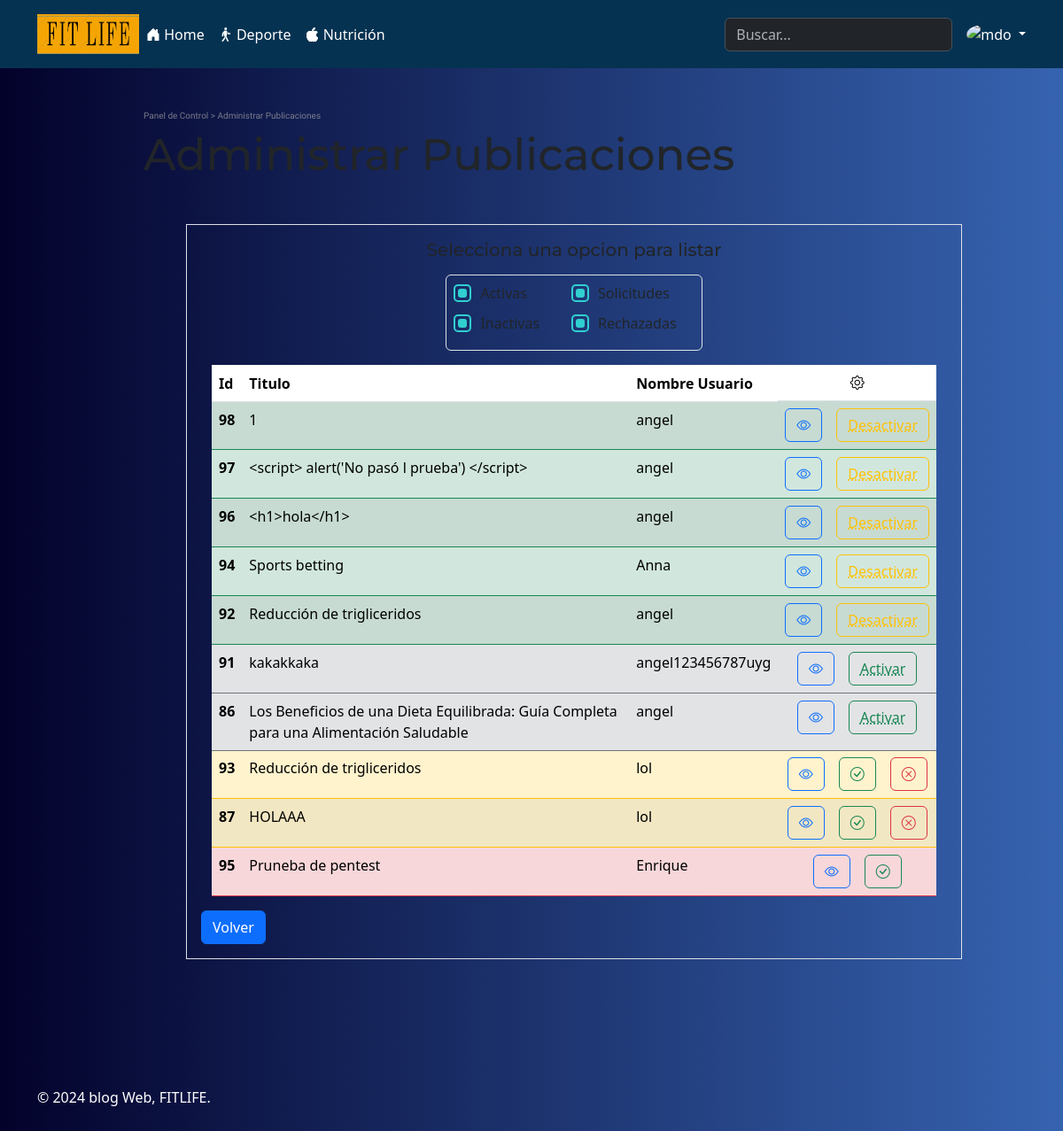
Screenshot of /views/admin_panel_publicaciones.php (signed in) with the database file from the repository.
### tables this page shows
CREATE TABLE `publicaciones` (
  `id` int(11) NOT NULL COMMENT 'id de la publicación',
  `titulo` varchar(200) NOT NULL COMMENT 'titulo de la publicación',
  `extracto` varchar(200) NOT NULL COMMENT 'extracto de la publicación',
  `texto` text NOT NULL COMMENT 'texto de la publicación',
  `thumb` varchar(70) NOT NULL COMMENT 'imagen de la publicación',
  `tema` varchar(50) NOT NULL COMMENT 'tema de la publicación',
  `fecha` timestamp NOT NULL DEFAULT current_timestamp() COMMENT 'fecha de la publicación',
  `creador` varchar(100) NOT NULL COMMENT 'creador de la publicacion',
  `status` varchar(30) NOT NULL,
  `id_usuario` int(11) NOT NULL COMMENT 'id del creador',
  `notificacion` text DEFAULT NULL
);

### functions.php (called while the page is built, shortened)
<?php
function obtener_post_filtro($conexion) {
    $sentencia = $conexion->prepare("SELECT SQL_CALC_FOUND_ROWS * FROM publicaciones ORDER BY fecha DESC");
    $sentencia->execute();
    return $sentencia->fetchAll();
}
?>

### views/admin_panel_publicaciones.php (the view, shortened to what this page needs)
<?php
require '../admin/config.php';
require '../views/header.php';
require '../functions.php';
$conexion = conexion($bd_config);
$posts = obtener_post_filtro( $conexion);
?>
    <section class="container mt-5 w-75">
        <h4 class="migajas-pan">Panel de Control > Administrar Publicaciones</h4>
        <h2 class="panel">Administrar Publicaciones</h2>
        <form class="container m-5 p-3 border">
            <div class="container text-center">
                <div class="container border-1">
                    <div>
                        <div class="container mb-3 text-center">
                            <h4 class="fs-5 Texto">Selecciona una opcion para listar</h4>
                        </div>
                        <div class="btn-group btn-group-toggle border p-2 align-items-center" data-toggle="buttons">
                                <div class="d-flex flex-row gap-3">
                                    <div class="text-center">
                                        <div class="Fila-Filtros-ActInac">
                                            <label class="Labels">
                                                <input type="checkbox" class="Inputs"
                                                        name="Publicaciones-Activas" id="Publicaciones-Activas">
                                            </label>
                                        </div>
                                        <div class="Fila-Filtros-ActInac">
                                            <label class="Labels">
                                                <input type="checkbox" class="Inputs"
                                                        name="Publicaciones-Inactivas" id="Publicaciones-Inactivas">
                                            </label>
                                        </div>
                                    </div>
                                    <div>
                                        <div class="Fila-Filtros-ActInac">
                                            <label class="Labels">
                                                <input type="checkbox" class="Inputs"
                                                        name="Solicitudes-Publicaciones" id="Solicitudes-Publicaciones">
                                                    Solicitudes
                                            </label>
                                        </div>
                                        <div class="Fila-Filtros-ActInac">
                                            <label class="Labels">
                                                <input type="checkbox" class="Inputs"
                                                        name="Publicaciones-Rechazadas" id="Publicaciones-Rechazadas">
                                                    Rechazadas
                                            </label>
                                        </div>
                                    </div>
                                </div>
                        </div>
                    </div>
                </div>
            </div>
            <div class="container mt-3">
                <table class="table table-striped">
                    <thead>
                        <tr>
                        <th scope="col">Id</th>
                        <th scope="col">Titulo</th>
                        <th scope="col">Nombre Usuario</th>
                        <th class="d-flex justify-content-center" scope="col"> <i class="bi bi-gear"></i> </th>
                        </tr>
                    </thead>
                    <tbody>
                            <?php foreach ($posts as $post): ?>
                                <?php if ($post['status'] == 'activo'): ?>
                                    <tr class="activas table-success border-success">
                                        <th scope="row"><?php echo $post['id']; ?></th>
                                        <td><?php echo $post['titulo']; ?></td>
                                        <td><?php echo $post['creador']; ?></td>
                                        <td>
                                            <div class="d-flex justify-content-center gap-3">
                                                <a class="btn btn-outline-primary" href="../single.php?id=<?php echo $post['id']; ?>">
                                                    <abbr title="Ver publicacion">
                                                        <i class="bi bi-eye"></i>
                                                    </abbr>
                                                </a>
                                                <a href="#" class="btn btn-outline-warning" id="desactivar" data-id="<?php echo $post['id']; ?>">
                                                    <abbr title="Desactivar publicacion">
                                                        Desactivar
                                                    </abbr>
                                                </a>
                                            </div>
                                        </td>
                                    </tr>
                                <?php endif; ?>
                            <?php endforeach; ?>
                            <?php foreach ($posts as $post): ?>
                                <?php if ($post['status'] == 'inactivo'): ?>
                                        <tr class="inactivas table-secondary border-secondary">
                                        <th scope="row"><?php echo $post['id'];?></th>
                                        <td><?php echo $post['titulo'] ;?></td>
                                        <td><?php echo $post['creador'];?></td>
                                        <td>
                                            <div class="d-flex justify-content-center gap-3">
                                                <a type="button" class="btn btn-outline-primary" href="../single.php?id=<?php echo $post['id']; ?>">
                                                        <abbr title="Ver publicacion">
                                                            <i class="bi bi-eye"></i>
                                                        </abbr>
                                                </a>
                                                <a href="#" class="btn btn-outline-success"
                                                data-bs-toggle="modal" data-bs-target="#activar-publi" id="aprobar" data-id="<?php echo $post['id']; ?>">
                                                    <abbr title="Activar publicacion">Activar</abbr>
                                                </a>
                                            </div>
                                        </td>
                                        </tr>
                                        <tr>
                                <?php endif; ?>
                            <?php endforeach; ?>
                            <?php foreach ($posts as $post): ?>
                                <?php if ($post['status'] == 'pendiente'): ?>
                                    <tr class="pendientes table-warning border-warning">
                                        <th scope="row"><?php echo $post['id'];?></th>
                                        <td><?php echo $post['titulo'];?></td>
                                        <td><?php echo $post['creador'];?></td>
                                        <td>
                                            <div class="d-flex justify-content-center gap-3">
                                                <a type="button" class="btn btn-outline-primary" href="../single.php?id=<?php echo $post['id']; ?>">
                                                    <abbr title="Ver publicacion">
                                                        <i class="bi bi-eye"></i>
                                                    </abbr>
                                                </a>
                                                <a href="#" class="btn btn-outline-success" id="aprobar" data-id="<?php echo $post['id']; ?>">
                                                    <abbr title="Aceptar solicitud">
                                                        <i class="bi bi-check-circle"></i>
                                                    </abbr>
                                                </a>
                                                <a href="#" class="btn btn-outline-danger" id="rechazar" data-id="<?php echo $post['id'];?>">
                                                    <abbr title="Rechazar solicitud">
                                                        <i class="bi bi-x-circle"></i>
                                                    </abbr>
                                                </a>
                                            </div>
                                        </td>
                                    </tr>
                                <?php endif; ?>
                            <?php endforeach; ?>
                                <?php foreach ($posts as $post): ?>
                                <?php if ($post['status'] == 'rechazado'): ?>
                                    <tr class="rechazadas table-danger border-danger">
                                    <th scope="row"><?php echo $post['id'];?></th>
                                    <td><?php echo $post['titulo'];?></td>
                                    <td><?php echo $post['creador'];?></td>
                                    <td>
                                        <div class="d-flex justify-content-center gap-3">
                                            <a type="button" class="btn btn-outline-primary" href="../single.php?id=<?php echo $post['id']; ?>">
                                                    <abbr title="Ver publicacion">
                                                        <i class="bi bi-eye"></i>
                                                    </abbr>
                                            </a>
                                            <a href="#" class="btn btn-outline-success" id="aprobar" data-id="<?php echo $post['id']; ?>">
                                                <abbr title="Aceptar y activar esta publicaion"><i class="bi bi-check-circle"></i></abbr>
                                            </a>
                                        </div>
                                    </td>
                                    </tr>
                                <?php endif; ?>
                            <?php endforeach; ?>
                        </tbody>
                    </table>
                </div>
            <div>
                <a href="../" class="btn btn-primary">
                    Volver
                </a>
            </div>
        </form>
</section>
<?php require '../views/footer.php'; ?>

### css/estilos.css (style rules this page uses)
* { margin: 0; padding: 0; -webkit-box-sizing: border-box; -moz-box-sizing: border-box; box-sizing: border-box; }
body { font-size: 16px; font-family: 'Open Sans', sans-serif; background: #13486f; border: none; }
h1, h2, h3, h4, h5, h6 { font-family: "Oswald", Arial, Sans-serif; font-weight: normal; }
a { text-decoration: none; color:#d4dfe3; }

### css/IndexAdmin/PanelControl.css (style rules this page uses)
:root { --fontPrimary: "Montserrat", sans-serif; }
.migajas-pan { font-size: 15px; font-weight: lighter; color: rgba(170, 170, 170, 0.681); }
.Texto { font-size: 20px; font-family: var(--fontPrimary); }
.panel { font-size: 35px; font-family: var(--fontPrimary); }
@media (min-width: 768px) { .migajas-pan { font-size: 10px; } }
@media (min-width: 768px) { .Texto { font-size: 25px; } }
@media (min-width: 768px) { .panel { font-size: 50px; } }
.Inputs { appearance: none; width: 20px; height: 20px; border: 2px solid #30cfd0; border-radius: 5px; background-color: transparent; display: inline-block; position: relative; margin-right: 10px; cursor: pointer; }
.Inputs:before { content: ""; background-color: #30cfd0; display: block; position: absolute; top: 50%; left: 50%; transform: translate(-50%, -50%) scale(0); width: 10px; height: 10px; border-radius: 3px; transition: all 0.3s ease-in-out; }
.Inputs:checked:before { transform: translate(-50%, -50%) scale(1); }
.Labels { font-size: 18 px; cursor: pointer; user-select: none; display: flex; align-items: center; }
.Fila-Filtros-ActInac { margin-right: 20px; margin-bottom: 10px; }

### css/styleTime.css (style rules this page uses)
body { background: #1E3C72 !important; background: -webkit-linear-gradient(to right, #03022b, #102b5e) !important; background: linear-gradient(to right, #03022b, #3663b0) !important; min-height: 100vh; }

### rows the page displays
publicaciones: id "98", titulo "1", creador "angel"
publicaciones: id "97", titulo "<script> alert('No pasó l prueba') </script>", creador "angel"
publicaciones: id "96", titulo "<h1>hola</h1>", creador "angel"
publicaciones: id "94", titulo "Sports betting", creador "Anna"
publicaciones: id "92", titulo "Reducción de trigliceridos", creador "angel"
publicaciones: id "91", titulo "kakakkaka", creador "angel123456787uyg"
publicaciones: id "86", titulo "Los Beneficios de una Dieta Equilibrada: Guía Completa para una Alimentación Saludable", creador "angel"
publicaciones: id "93", titulo "Reducción de trigliceridos", creador "lol"
publicaciones: id "87", titulo "HOLAAA", creador "lol"
publicaciones: id "95", titulo "Pruneba de pentest", creador "Enrique"
